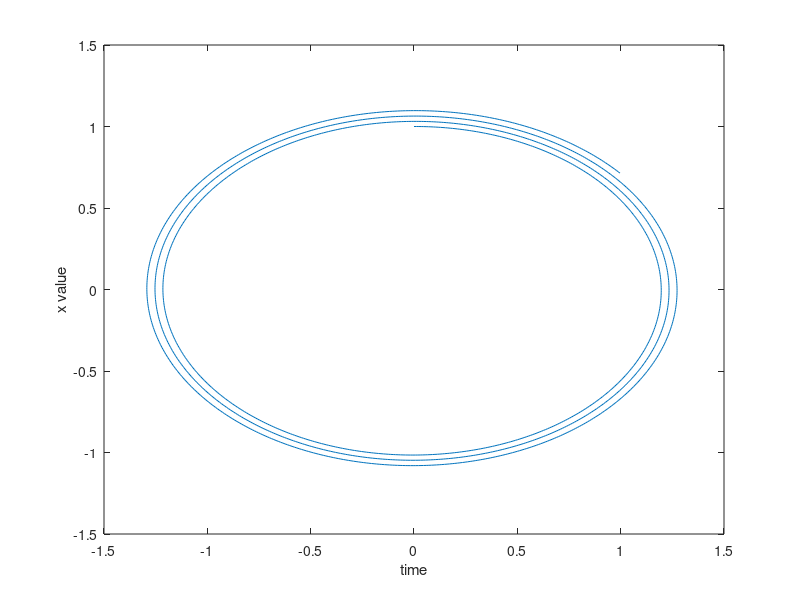

This chart was generated by the following MATLAB code:
h=1e-2;
n=2000;
k=1;
b=0.5;

x=zeros(1,n);
u=ones(1,n);
t=zeros(1,n);

f=@(t,x) -k*x;
g=@(t,u) u;

i=1;
while i<n
  k1=f(t(i),x(i));
  l1=g(t(i),u(i));
  k2=f(t(i)+h/2,x(i)+h*k1/2);
  l2=g(t(i)+h/2,u(i)+h*l1/2);
  k3=f(t(i)+h/2,x(i)+h*k2/2);
  l3=g(t(i)+h/2,u(i)+h*l2/2);
  k4=f(t(i)+h,x(i)+k3);
  l4=g(t(i)+h,u(i)+l3);
  
  u(i+1)=u(i)+(h/6)*(k1+2*k2+2*k3+k4);
  x(i+1)=x(i)+(h/6)*(l1+2*l2+2*l3+l4);
  t(i+1)=t(i)+h;
  i++;
end

#plot(t,x);
#hold on;
plot(x,u);
xlabel('time')
ylabel('x value')    